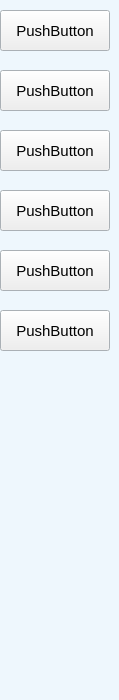
                                    <widget class="QWidget" name="widget_Buttons" native="true">
                                        <property name="sizePolicy">
                                            <sizepolicy hsizetype="Fixed" vsizetype="Preferred">
                                                <horstretch>0</horstretch>
                                                <verstretch>0</verstretch>
                                            </sizepolicy>
                                        </property>
                                        <property name="minimumSize">
                                            <size>
                                                <width>110</width>
                                                <height>700</height>
                                            </size>
                                        </property>
                                        <property name="palette">
                                            <palette>
                                                <active>
                                                    <colorrole role="Window">
                                                        <brush brushstyle="SolidPattern">
                                                            <color alpha="255">
                                                                <red>238</red>
                                                                <green>247</green>
                                                                <blue>253</blue>
                                                            </color>
                                                        </brush>
                                                    </colorrole>
                                                </active>
                                                <inactive>
                                                    <colorrole role="Window">
                                                        <brush brushstyle="SolidPattern">
                                                            <color alpha="255">
                                                                <red>238</red>
                                                                <green>247</green>
                                                                <blue>253</blue>
                                                            </color>
                                                        </brush>
                                                    </colorrole>
                                                </inactive>
                                                <disabled>
                                                    <colorrole role="Base">
                                                        <brush brushstyle="SolidPattern">
                                                            <color alpha="255">
                                                                <red>238</red>
                                                                <green>247</green>
                                                                <blue>253</blue>
                                                            </color>
                                                        </brush>
                                                    </colorrole>
                                                    <colorrole role="Window">
                                                        <brush brushstyle="SolidPattern">
                                                            <color alpha="255">
                                                                <red>238</red>
                                                                <green>247</green>
                                                                <blue>253</blue>
                                                            </color>
                                                        </brush>
                                                    </colorrole>
                                                </disabled>
                                            </palette>
                                        </property>
                                        <property name="autoFillBackground">
                                            <bool>true</bool>
                                        </property>
                                        <widget class="QPushButton" name="pushButton_1">
                                            <property name="geometry">
                                                <rect>
                                                    <x>0</x>
                                                    <y>10</y>
                                                    <width>110</width>
                                                    <height>41</height>
                                                </rect>
                                            </property>
                                            <property name="font">
                                                <font>
                                                    <pointsize>11</pointsize>
                                                </font>
                                            </property>
                                            <property name="styleSheet">
                                                <string notr="true"/>
                                            </property>
                                            <property name="text">
                                                <string>PushButton</string>
                                            </property>
                                            <property name="checkable">
                                                <bool>true</bool>
                                            </property>
                                        </widget>
                                        <widget class="QPushButton" name="pushButton_2">
                                            <property name="geometry">
                                                <rect>
                                                    <x>0</x>
                                                    <y>70</y>
                                                    <width>110</width>
                                                    <height>41</height>
                                                </rect>
                                            </property>
                                            <property name="font">
                                                <font>
                                                    <pointsize>11</pointsize>
                                                </font>
                                            </property>
                                            <property name="styleSheet">
                                                <string notr="true"/>
                                            </property>
                                            <property name="text">
                                                <string>PushButton</string>
                                            </property>
                                            <property name="checkable">
                                                <bool>true</bool>
                                            </property>
                                        </widget>
                                        <widget class="QPushButton" name="pushButton_3">
                                            <property name="geometry">
                                                <rect>
                                                    <x>0</x>
                                                    <y>130</y>
                                                    <width>110</width>
                                                    <height>41</height>
                                                </rect>
                                            </property>
                                            <property name="font">
                                                <font>
                                                    <pointsize>11</pointsize>
                                                </font>
                                            </property>
                                            <property name="styleSheet">
                                                <string notr="true"/>
                                            </property>
                                            <property name="text">
                                                <string>PushButton</string>
                                            </property>
                                            <property name="checkable">
                                                <bool>true</bool>
                                            </property>
                                        </widget>
                                        <widget class="QPushButton" name="pushButton_4">
                                            <property name="geometry">
                                                <rect>
                                                    <x>0</x>
                                                    <y>190</y>
                                                    <width>110</width>
                                                    <height>41</height>
                                                </rect>
                                            </property>
                                            <property name="font">
                                                <font>
                                                    <pointsize>11</pointsize>
                                                </font>
                                            </property>
                                            <property name="styleSheet">
                                                <string notr="true"/>
                                            </property>
                                            <property name="text">
                                                <string>PushButton</string>
                                            </property>
                                            <property name="checkable">
                                                <bool>true</bool>
                                            </property>
                                        </widget>
                                        <widget class="QPushButton" name="pushButton_5">
                                            <property name="geometry">
                                                <rect>
                                                    <x>0</x>
                                                    <y>250</y>
                                                    <width>110</width>
                                                    <height>41</height>
                                                </rect>
                                            </property>
                                            <property name="font">
                                                <font>
                                                    <pointsize>11</pointsize>
                                                </font>
                                            </property>
                                            <property name="styleSheet">
                                                <string notr="true"/>
                                            </property>
                                            <property name="text">
                                                <string>PushButton</string>
                                            </property>
                                            <property name="checkable">
                                                <bool>true</bool>
                                            </property>
                                        </widget>
                                        <widget class="QPushButton" name="pushButton_6">
                                            <property name="geometry">
                                                <rect>
                                                    <x>0</x>
                                                    <y>310</y>
                                                    <width>110</width>
                                                    <height>41</height>
                                                </rect>
                                            </property>
                                            <property name="font">
                                                <font>
                                                    <pointsize>11</pointsize>
                                                </font>
                                            </property>
                                            <property name="styleSheet">
                                                <string notr="true"/>
                                            </property>
                                            <property name="text">
                                                <string>PushButton</string>
                                            </property>
                                            <property name="checkable">
                                                <bool>true</bool>
                                            </property>
                                        </widget>
                                    </widget>
